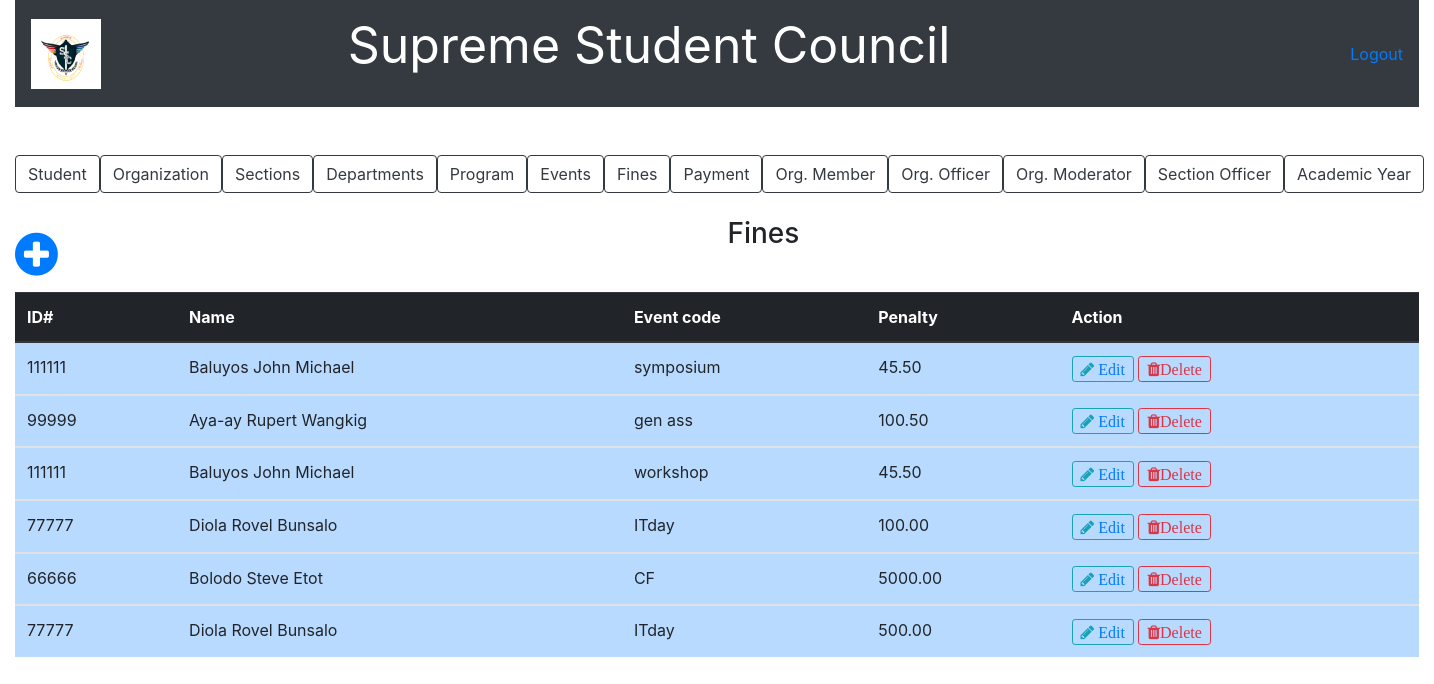
Page /fines.php on the committed database.
### tables this page shows
CREATE TABLE `fines` (
  `id_number` varchar(50) NOT NULL,
  `event_code` varchar(100) NOT NULL,
  `penalty` decimal(10,2) NOT NULL
);

CREATE TABLE `student` (
  `id_number` varchar(50) NOT NULL,
  `last_name` varchar(100) NOT NULL,
  `first_name` varchar(100) NOT NULL,
  `middle_name` varchar(100) NOT NULL,
  `course_code` varchar(10) NOT NULL,
  `section_id` varchar(20) NOT NULL,
  `status` varchar(50) NOT NULL
);

### fines.php (the view, shortened to what this page needs)
<?php include('server.php'); ?>
<!DOCTYPE html>
<html>
<head>
		<link rel="stylesheet" href="bootstrap/css/bootstrap.min.css">
		<link rel = "stylesheet" href = "font-awesome-4.7.0/font-awesome-4.7.0/css/font-awesome.min.css">
		<link href = "css/style.css" rel = "stylesheet" type = "text/css" >
</head>
<body>
	<div class="container-fluid">
		<nav class="navbar navbar-expand-lg navbar-dark bg-dark">
		   <a href = "index.php"><img src = "picture/ssc.PNG" style=" height:70px; width:70px;"></a>
		  <div class="collapse navbar-collapse" id="navbarTogglerDemo03">
		    	</center><p style="color:white; font-size: 50px; margin-right: 400px;">Supreme Student Council<strong></strong></p>
		    	<a href="logout.php">Logout</a>
		  </div>
		</nav>
	</div>
	<br /><br />
	<div class="container-fluid">
				<div class="btn-group btn-group-lg" role="group"">
					<a href = "list_of_student.php"><button type="button" class="btn btn-outline-dark">Student</button></a>
					<a href ="list_of_organization.php"><button type="button" class="btn btn-outline-dark">Organization</button></a>
					<a href ="list_of_section.php"><button type="button" class="btn btn-outline-dark">Sections</button></a>
					<a href ="list_of_department.php"><button type="button" class="btn btn-outline-dark">Departments</button>
					<a href ="list_of_program.php"><button type="button" class="btn btn-outline-dark">Program</button></a>
					<a href ="list_of_event.php"><button type="button" class="btn btn-outline-dark">Events</button></a>
					<a href ="fines.php"><button type="button" class="btn btn-outline-dark">Fines</button></a>
					<a href ="payment.php"><button type="button" class="btn btn-outline-dark">Payment</button></a>
					<a href ="list_of_organization_member.php"><button type="button" class="btn btn-outline-dark">Org. Member</button></a>
					<a href ="list_of_organization_officer.php"><button type="button" class="btn btn-outline-dark">Org. Officer</button></a>
					<a href ="list_of_organization_moderator.php"><button type="button" class="btn btn-outline-dark">Org. Moderator</button></a>
					<a href ="list_of_section_officer.php"><button type="button" class="btn btn-outline-dark">Section Officer</button></a>
					<a href ="list_of_acad_year.php"><button type="button" class="btn btn-outline-dark">Academic Year</button></a>
				</div>
				<br /><br />
				<a href = "add_new_fines.php"><span style="float: left; font-size: 50px; margin-right: 50px;"><i class="fa fa-plus-circle" font-size = "50px"></i></span></a>
				<center><h3>Fines</h3></center><br />
				<table class="table table-primary">
				<?php $results = mysqli_query($db, "SELECT * FROM fines,student  WHERE fines.id_number = student.id_number"); ?>
				  <thead class="thead-dark">
				    <tr>
				      <th scope="col">ID#</th>
				      <th scope="col">Name</th>
				      <th scope="col">Event code</th>
				      <th scope="col">Penalty</th>
				      <th scope="col">Action</th>
				    </tr>
				  </thead>
				  <?php while ($row = mysqli_fetch_array($results)){ ?>
				  <tbody>
				    <tr>
				      <td><?php echo $row['id_number']?></td>
				      <td><?php echo ucwords($row['last_name']." ".$row['first_name']." ".$row['middle_name'])?></td>
				      <td><?php echo $row['event_code']?></td>
				      <td><?php echo $row['penalty']?></td>
				      <td>
						<button type="button" class="btn btn-outline-info btn-sm fa fa-pencil"><a href="update_fines.php?EDIT3=<?php echo $row['id_number']; ?>"> Edit </a></button>
						<button type="button" class="btn btn-outline-danger btn-sm fa fa-trash" data-toggle="modal" data-target="#exampleModal">Delete</button>
				      </td>
				    </tr>
				  </tbody>
				  <?php
  				  } ?>
				</table>
	</div>
</body>
</html>

### rows in the picture
fines: id_number.id_number "111111", id_number.middle_name "Baluyos John Michael", event_code "symposium", penalty "45.50"
fines: id_number.id_number "99999", id_number.middle_name "Aya-ay Rupert Wangkig", event_code "gen ass", penalty "100.50"
fines: id_number.id_number "111111", id_number.middle_name "Baluyos John Michael", event_code "workshop", penalty "45.50"
fines: id_number.id_number "77777", id_number.middle_name "Diola Rovel Bunsalo", event_code "ITday", penalty "100.00"
fines: id_number.id_number "66666", id_number.middle_name "Bolodo Steve Etot", event_code "CF", penalty "5000.00"
fines: id_number.id_number "77777", id_number.middle_name "Diola Rovel Bunsalo", event_code "ITday", penalty "500.00"
